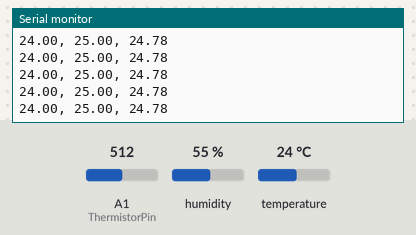
The sketch below on a simulated Arduino Uno, built with avr-gcc and run on an emulated ATmega328P. Parts: the last lines printed to the serial monitor. Wiring (inferred from the names in the program): DHT11 sensor: data pin 3. The test bench sets the inputs (shaded band); at power-on: temperature 24 °C, A1 (ThermistorPin) = 512, humidity 55 %.

Above: at 1.2 s.
1.3 s: temperature set to 12 °C
At 1.5 s:
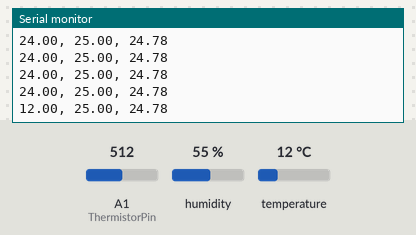
2.8 s: A1 (ThermistorPin) set to 716
At 2.86 s:
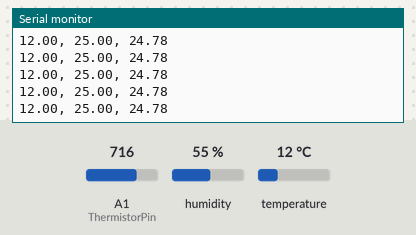
4.3 s: humidity set to 22 %
At 4.34 s:
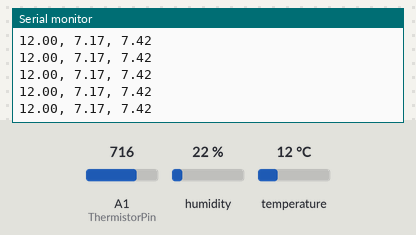
7.3 s: A1 (ThermistorPin) set to 900
At 7.54 s:
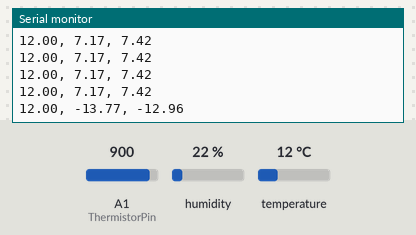
8.8 s: temperature set to 19 °C
At 8.9 s:
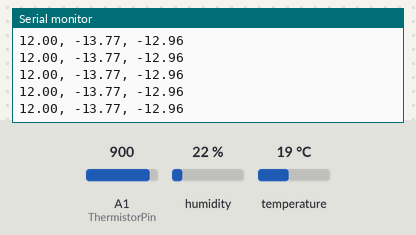
Timing chart, 0 to 11.3 s (numbered marks = the images above; inputs shaded):
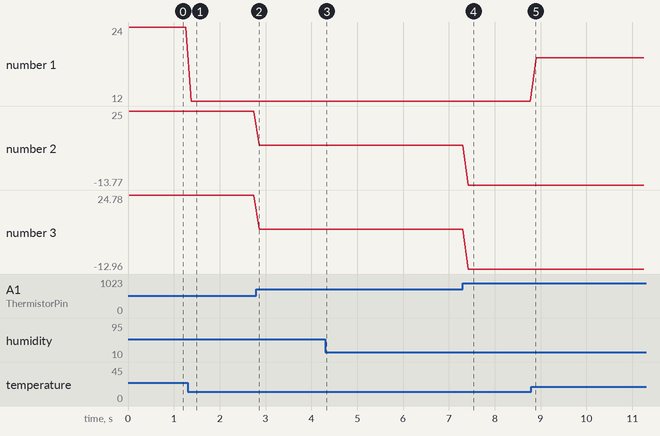

Measured:
- after the input at 1.3 s, the serial monitor: prints a new line after 0.08 s (image 1)
- after the input at 7.3 s, the serial monitor: prints a new line after 0.12 s (image 4)
- plotted number 1: 24 → 12 after the input at 1.3 s, 12 → 19 after the input at 8.8 s
- plotted number 2: 25 → 7.17 after the input at 2.8 s, 7.17 → -13.77 after the input at 7.3 s
- plotted number 3: 24.78 → 7.42 after the input at 2.8 s, 7.42 → -12.96 after the input at 7.3 s

The sketch:

task2_dht11.ino
```cpp
#include <dht.h>
#include <math.h>
// include the library from LMS

dht DHT;
#define DHT11_PIN 3

#define ThermistorPin 1 //Set value to match which analog input you are using
float Vo;
float T;
float R_T;
float i;
float B=3950;
float T0=25;
float grad = 0.9735;
float offset = 0.4419;

void setup(){
 Serial.begin(9600);
}
void loop(){
 int chk = DHT.read11(DHT11_PIN);
 Vo = 5.0*analogRead(ThermistorPin)/1024.0;
 i = (5-Vo)/10000;
 R_T = Vo/i;
 T = 1/((1/B)*log(R_T/10000)+(1)/(273+T0))-273;
 Serial.print(DHT.temperature);
 Serial.print(", ");
 Serial.print(T);
 double after = grad*T + offset;
  Serial.print(", ");
 Serial.println(after);
 delay(100);
}
```
